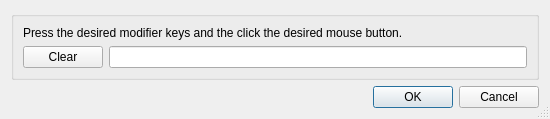
<?xml version="1.0" encoding="UTF-8"?>
<ui version="4.0">
 <class>MouseClickDialog</class>
 <widget class="QDialog" name="MouseClickDialog">
  <property name="geometry">
   <rect>
    <x>0</x>
    <y>0</y>
    <width>550</width>
    <height>111</height>
   </rect>
  </property>
  <property name="windowTitle">
   <string>Edit Mouse Click</string>
  </property>
  <property name="sizeGripEnabled">
   <bool>true</bool>
  </property>
  <layout class="QVBoxLayout" name="verticalLayout">
   <item>
    <widget class="QGroupBox" name="clickGroup">
     <property name="title">
      <string/>
     </property>
     <layout class="QGridLayout" name="gridLayout">
      <item row="1" column="0">
       <widget class="QPushButton" name="clearButton">
        <property name="toolTip">
         <string>Press to clear the mouse click sequence.</string>
        </property>
        <property name="text">
         <string>Clear</string>
        </property>
       </widget>
      </item>
      <item row="1" column="1">
       <widget class="QLineEdit" name="clickEdit">
        <property name="readOnly">
         <bool>true</bool>
        </property>
       </widget>
      </item>
      <item row="0" column="0" colspan="2">
       <widget class="QLabel" name="label">
        <property name="text">
         <string>Press the desired modifier keys and the click the desired mouse button.</string>
        </property>
        <property name="wordWrap">
         <bool>false</bool>
        </property>
       </widget>
      </item>
     </layout>
    </widget>
   </item>
   <item>
    <widget class="QDialogButtonBox" name="buttonBox">
     <property name="orientation">
      <enum>Qt::Horizontal</enum>
     </property>
     <property name="standardButtons">
      <set>QDialogButtonBox::Cancel|QDialogButtonBox::Ok</set>
     </property>
    </widget>
   </item>
  </layout>
 </widget>
 <resources/>
 <connections>
  <connection>
   <sender>buttonBox</sender>
   <signal>accepted()</signal>
   <receiver>MouseClickDialog</receiver>
   <slot>accept()</slot>
   <hints>
    <hint type="sourcelabel">
     <x>248</x>
     <y>254</y>
    </hint>
    <hint type="destinationlabel">
     <x>157</x>
     <y>274</y>
    </hint>
   </hints>
  </connection>
  <connection>
   <sender>buttonBox</sender>
   <signal>rejected()</signal>
   <receiver>MouseClickDialog</receiver>
   <slot>reject()</slot>
   <hints>
    <hint type="sourcelabel">
     <x>316</x>
     <y>260</y>
    </hint>
    <hint type="destinationlabel">
     <x>286</x>
     <y>274</y>
    </hint>
   </hints>
  </connection>
 </connections>
</ui>
